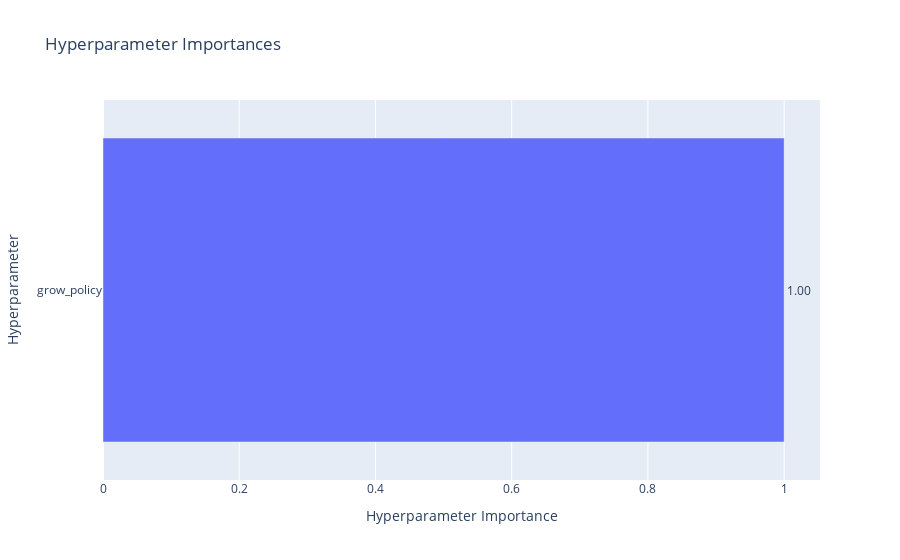

Write notebook code for a chart like this one.
### Code cell
evaluator = MeanDecreaseImpurityImportanceEvaluator()
plot_param_importances(study, evaluator=evaluator)

### Figure 1 — Plotly figure (JSON) as saved in the notebook; plotly's stock layout.template omitted (floating-point values rounded to 4 significant figures)
{"data": [{"cliponaxis": false, "hovertemplate": ["grow_policy (CategoricalDistribution): 1.0<extra></extra>"], "name": "Objective Value", "orientation": "h", "text": ["1.00"], "textposition": "outside", "type": "bar", "x": [1], "y": ["grow_policy"]}], "layout": {"title": {"text": "Hyperparameter Importances"}, "xaxis": {"title": {"text": "Hyperparameter Importance"}}, "yaxis": {"title": {"text": "Hyperparameter"}}}}
